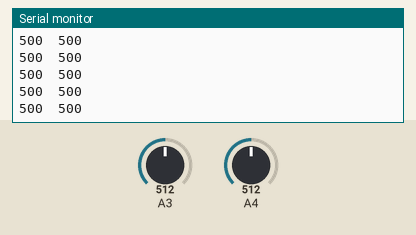
This sketch was run on a simulated Arduino Uno, built with avr-gcc and run on an emulated ATmega328P. Shown: the last lines printed to the serial monitor. The inputs (shaded band) are chosen by the test bench; at power-on: A3 = 512, A4 = 512.

Above: at 6.2 s.
6.3 s: A3 set to 110
At 7.3 s:
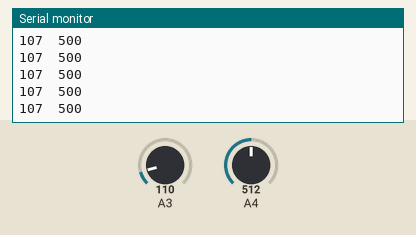
7.8 s: A3 set to 97
At 8.3 s:
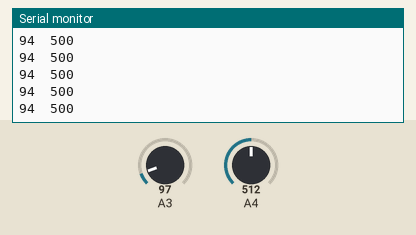
10.8 s: A4 set to 112
At 11.5 s:
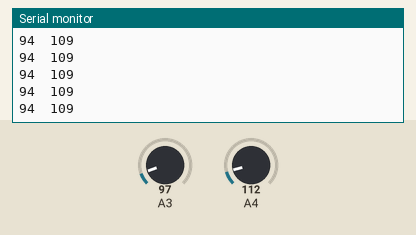
12.3 s: A4 set to 95
At 13.0 s:
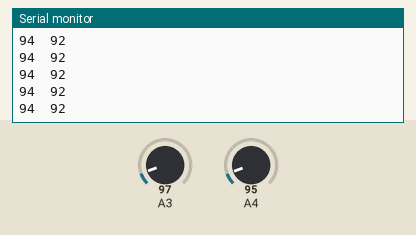
Timing chart, 0 to 15.3 s (numbered marks = the images above; inputs shaded):
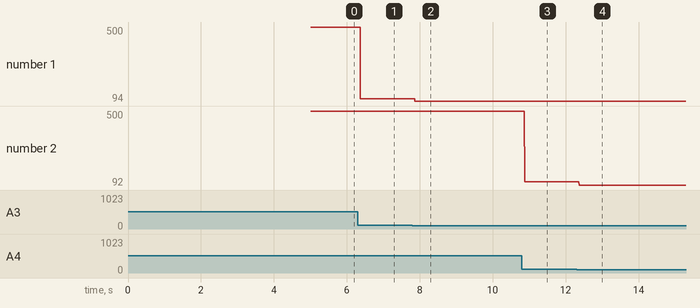

The sketch:

test_sensorInfrarojo.ino
```cpp
#include <QTRSensors.h>

#include <qtr_control_sensor.h>
#define pinS1 3
#define pinS2 4
#define numeroSensores 2
using namespace robot;
qtr_sensor sensor_infra(pinS1, pinS2);
void setup(){
  sensor_infra.calibrar();
  Serial.begin(9600);
}
void loop(){
 unsigned int posicion = sensor_infra.lectura(); //Al realizar la lectura se guardan los datos en el vector de informacion

 for(int i = 0; i < numeroSensores; i++){
   Serial.print(sensor_infra.valorSensor(i));
   Serial.print('\t');
 }
 Serial.print('\n');
/* Serial.print('Posicion: ');
 Serial.print(posicion);
  */
}
```

Measured:
- after the input at 6.3 s, the serial monitor: prints a new line after 0.07 s (image 1)
- after the input at 7.8 s, the serial monitor: prints a new line after 0.07 s (image 2)
- after the input at 10.8 s, the serial monitor: prints a new line after 0.07 s (image 3)
- after the input at 12.3 s, the serial monitor: prints a new line after 0.07 s (image 4)
- plotted number 1: 500 → 107 after the input at 6.3 s, 107 → 94 after the input at 7.8 s
- plotted number 2: 500 → 109 after the input at 10.8 s, 109 → 92 after the input at 12.3 s
